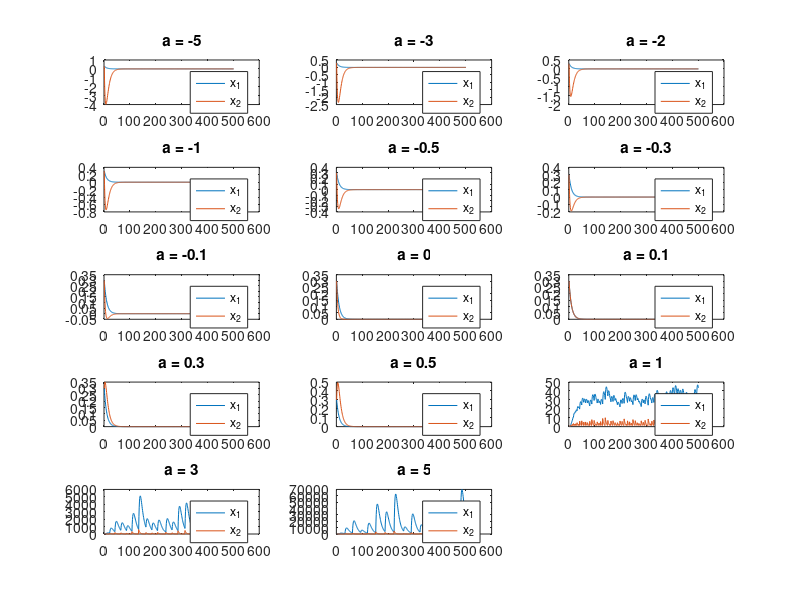

Write the MATLAB code that produced this figure. (Note: this script raises an error after producing the figure.)
% Lab 1 - Exercise 2B: Switched System Response Simulation
% Neuro-Fuzzy Control
% Konias Odysseas Georgios - 03119166
%
% Simulates the discrete-time switched system:
%   x(n+1) = h1(x2)*A1*x(n) + h2(x2)*A2*x(n)
% where the switching weights depend on x2(n):
%   h1 = clamp(x2 - 0.5, 0, 1),  h2 = 1 - h1
% and checks whether x -> 0 for different values of 'a'.

%% Parameters
values = [-5, -3, -2, -1, -0.5, -0.3, -0.1, 0, 0.1, 0.3, 0.5, 1, 3, 5];
N      = 500;               % simulation steps
x0     = [0.3; 0.3];       % initial conditions

i = 0;
figure;
for a = values
    A1 = [0.9  a; 0   0.8];
    A2 = [0.9  0; a   0.8];

    x        = zeros(2, N+1);
    x(:, 1)  = x0;

    for n = 1:N
        h1       = min(max(x(2,n) - 0.5, 0), 1);
        h2       = 1 - h1;
        x(:,n+1) = h1 * A1 * x(:,n) + h2 * A2 * x(:,n);
    end

    i = i + 1;
    subplot(5, 3, i);
    plot(x(1,:)); hold on;
    plot(x(2,:));
    title(['a = ' num2str(a)]);
    legend('x_1','x_2','Location','best');
end

sgtitle('Switched System Response for Various Values of a');

%% Notes
% The system appears asymptotically stable for |a| <= 0.5 (confirmed by
% Lyapunov analysis in Ex2A) and also for a = -1, -2, -3, -5 with the
% chosen initial conditions. Stability may fail for other initial conditions
% when no common Lyapunov function exists.
